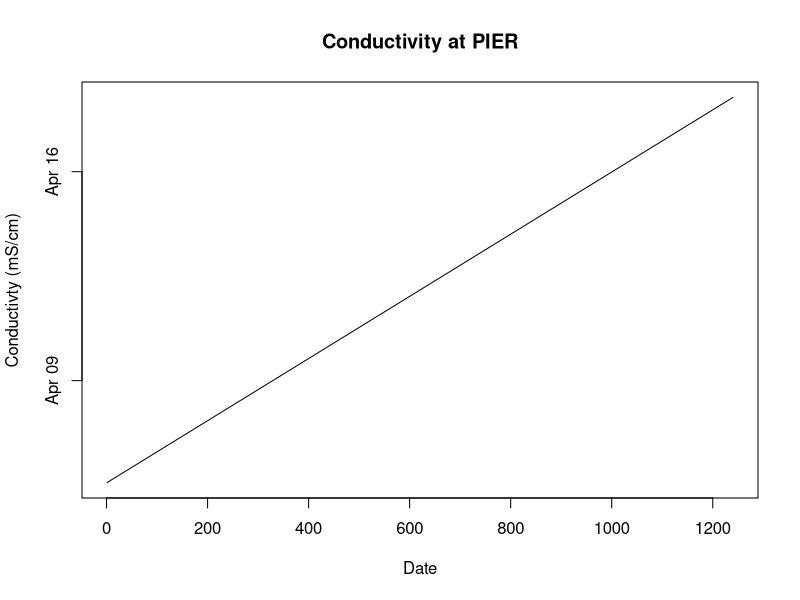
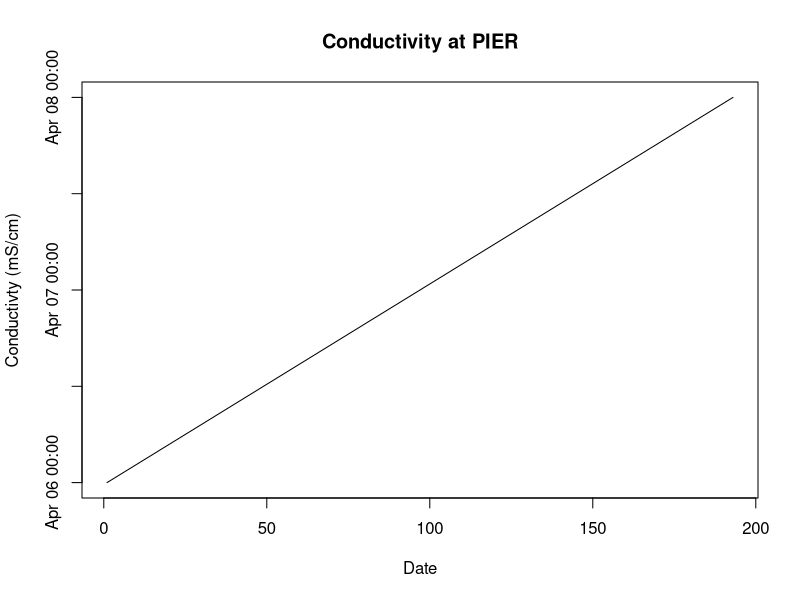

Source code (R) for these figures, in order:
library(ggplot2)
library(chron)
library(here)

here()
con = read.csv("180418_Conductivity1.csv", header = TRUE, sep=",")
head(con)

#converts logger date and time into a readable format for R. Additional reading on this topic can be found here: http://biostat.mc.vanderbilt.edu/wiki/pub/Main/ColeBeck/datestimes.pdf
y = as.POSIXct(con$date, format = "%m/%d/%y %H:%M")
# View(y)

#Adding our correctly formatted time. Note that we'll have both the unformatted time and the correctly formatted time on the same table.
x = data.frame(con, newtime = y)
head(x)
#Graph with our correctly formatted time and the conductivity. 
plot(x=x$newtime, y=x$conductivity, xlab="Date", ylab="Conductivty (mS/cm)", main="Conductivity at PIER", type="l")

#Just a graph of a couple days to see if daily trends exist.
plot(x=x$newtime[41:233], y=x$conductivity[41:233], type="l" ,xlab="Date", ylab="Conductivty (mS/cm)", main="Conductivity at PIER")


###We need to do a couple of things:
#1 Graph all the CSV onto 1 graphs.
#2 Graph DO and temperature.
